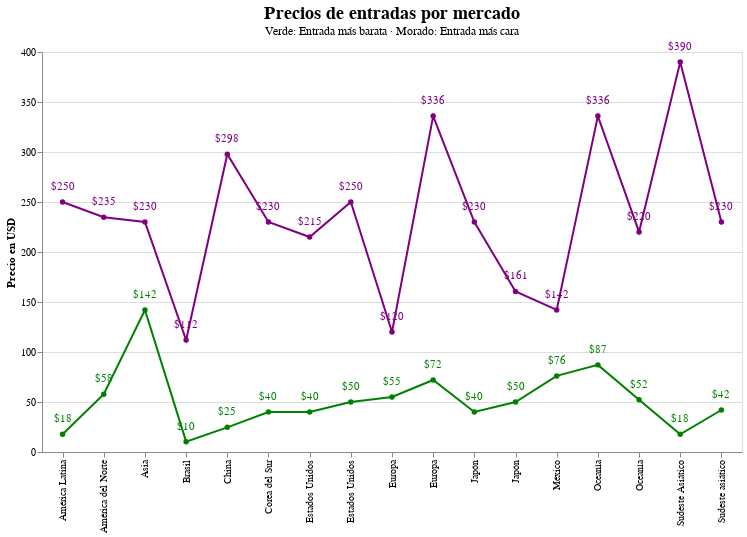

The code cell stored with this chart in its notebook:
### Code cell
import pandas as pd
import altair as alt
from google.colab import files


alt.data_transformers.disable_max_rows()


archivo = "BASE DE DATOS DE CONCIERTOS.editada.xlsx"
df = pd.read_excel(archivo, sheet_name=0, header=0)


df.columns = df.columns.str.strip().str.upper()


df = df[['MERCADO', 'ENTRADA MÁS BARATA', 'ENTRADA MÁS CARA']].dropna()


df['ENTRADA MÁS BARATA'] = pd.to_numeric(df['ENTRADA MÁS BARATA'], errors='coerce')
df['ENTRADA MÁS CARA'] = pd.to_numeric(df['ENTRADA MÁS CARA'], errors='coerce')


df_grouped = df.groupby('MERCADO').agg({
    'ENTRADA MÁS BARATA': 'min',
    'ENTRADA MÁS CARA': 'max'
}).reset_index()


df_long = pd.melt(df_grouped, id_vars='MERCADO',
                  value_vars=['ENTRADA MÁS BARATA', 'ENTRADA MÁS CARA'],
                  var_name='TIPO_ENTRADA', value_name='PRECIO')


df_long['TIPO_ENTRADA'] = df_long['TIPO_ENTRADA'].map({
    'ENTRADA MÁS BARATA': 'Entrada más barata (verde)',
    'ENTRADA MÁS CARA': 'Entrada más cara (morado)'
})


orden_mercados = df_grouped.sort_values('ENTRADA MÁS CARA', ascending=False)['MERCADO'].tolist()
df_long['MERCADO'] = pd.Categorical(df_long['MERCADO'], categories=orden_mercados, ordered=True)


chart = alt.Chart(df_long).mark_line(point=alt.OverlayMarkDef(filled=True)).encode(
    x=alt.X('MERCADO:N', sort=orden_mercados, title=''),
    y=alt.Y('PRECIO:Q', title='Precio en USD'),
    color=alt.Color('TIPO_ENTRADA:N', title='Tipo de entrada',
                    scale=alt.Scale(
                        domain=['Entrada más barata (verde)', 'Entrada más cara (morado)'],
                        range=['green', 'purple']
                    )),
    tooltip=['MERCADO', 'TIPO_ENTRADA', 'PRECIO']
)


text = alt.Chart(df_long).mark_text(
    align='center',
    baseline='bottom',
    dy=-10
).encode(
    x='MERCADO:N',
    y='PRECIO:Q',
    text=alt.Text('PRECIO:Q', format='$,.0f'),
    color=alt.Color('TIPO_ENTRADA:N', legend=None,
                    scale=alt.Scale(
                        domain=['Entrada más barata (verde)', 'Entrada más cara (morado)'],
                        range=['green', 'purple']
                    ))
)


final_chart = (chart + text).properties(
    title=alt.TitleParams(
        text='Precios de entradas por mercado',
        subtitle='Verde: Entrada más barata · Morado: Entrada más cara',
        fontSize=18
    ),
    width=700,
    height=400
)
final_chart.configure_title(fontSize=18)

### Figure 1 — Vega-Lite specification as saved in the notebook (floating-point values rounded to 4 significant figures)
{"config": {"view": {"continuousWidth": 300, "continuousHeight": 300}, "title": {"fontSize": 18}}, "layer": [{"mark": {"type": "line", "point": {"filled": true}}, "encoding": {"color": {"field": "TIPO_ENTRADA", "scale": {"domain": ["Entrada más barata (verde)", "Entrada más cara (morado)"], "range": ["green", "purple"]}, "title": "Tipo de entrada", "type": "nominal"}, "tooltip": [{"field": "MERCADO", "type": "ordinal"}, {"field": "TIPO_ENTRADA", "type": "nominal"}, {"field": "PRECIO", "type": "quantitative"}], "x": {"field": "MERCADO", "sort": ["Sudeste Asiático", "Europa ", "Oceanía", "China", "América Latina", "Estados Unidos ", "América del Norte", "Corea del Sur", "Asia", "Sudeste asiático", "Japón", "Oceanía ", "Estados Unidos", "Japón ", "México", "Europa", "Brasil"], "title": "", "type": "nominal"}, "y": {"field": "PRECIO", "title": "Precio en USD", "type": "quantitative"}}}, {"mark": {"type": "text", "align": "center", "baseline": "bottom", "dy": -10}, "encoding": {"color": {"field": "TIPO_ENTRADA", "legend": null, "scale": {"domain": ["Entrada más barata (verde)", "Entrada más cara (morado)"], "range": ["green", "purple"]}, "type": "nominal"}, "text": {"field": "PRECIO", "format": "$,.0f", "type": "quantitative"}, "x": {"field": "MERCADO", "type": "nominal"}, "y": {"field": "PRECIO", "type": "quantitative"}}}], "data": {"name": "data-214f8095ee461ddcda0840847f07a5d5"}, "height": 400, "title": {"text": "Precios de entradas por mercado", "fontSize": 18, "subtitle": "Verde: Entrada más barata · Morado: Entrada más cara"}, "width": 700, "$schema": "https://vega.github.io/schema/vega-lite/v5.20.1.json", "datasets": {"data-214f8095ee461ddcda0840847f07a5d5": [{"MERCADO": "América Latina", "TIPO_ENTRADA": "Entrada más barata (verde)", "PRECIO": 17.84}, {"MERCADO": "América del Norte", "TIPO_ENTRADA": "Entrada más barata (verde)", "PRECIO": 57.81}, {"MERCADO": "Asia", "TIPO_ENTRADA": "Entrada más barata (verde)", "PRECIO": 142.0}, {"MERCADO": "Brasil", "TIPO_ENTRADA": "Entrada más barata (verde)", "PRECIO": 10.33}, {"MERCADO": "China", "TIPO_ENTRADA": "Entrada más barata (verde)", "PRECIO": 24.66}, {"MERCADO": "Corea del Sur", "TIPO_ENTRADA": "Entrada más barata (verde)", "PRECIO": 40.0}, {"MERCADO": "Estados Unidos", "TIPO_ENTRADA": "Entrada más barata (verde)", "PRECIO": 40.0}, {"MERCADO": "Estados Unidos ", "TIPO_ENTRADA": "Entrada más barata (verde)", "PRECIO": 50.0}, {"MERCADO": "Europa", "TIPO_ENTRADA": "Entrada más barata (verde)", "PRECIO": 55.0}, {"MERCADO": "Europa ", "TIPO_ENTRADA": "Entrada más barata (verde)", "PRECIO": 72.0}, {"MERCADO": "Japón", "TIPO_ENTRADA": "Entrada más barata (verde)", "PRECIO": 40.0}, {"MERCADO": "Japón ", "TIPO_ENTRADA": "Entrada más barata (verde)", "PRECIO": 50.0}, {"MERCADO": "México", "TIPO_ENTRADA": "Entrada más barata (verde)", "PRECIO": 76.11}, {"MERCADO": "Oceanía", "TIPO_ENTRADA": "Entrada más barata (verde)", "PRECIO": 87.12}, {"MERCADO": "Oceanía ", "TIPO_ENTRADA": "Entrada más barata (verde)", "PRECIO": 52.33}, {"MERCADO": "Sudeste Asiático", "TIPO_ENTRADA": "Entrada más barata (verde)", "PRECIO": 17.66}, {"MERCADO": "Sudeste asiático", "TIPO_ENTRADA": "Entrada más barata (verde)", "PRECIO": 42.0}, {"MERCADO": "América Latina", "TIPO_ENTRADA": "Entrada más cara (morado)", "PRECIO": 250.0}, {"MERCADO": "América del Norte", "TIPO_ENTRADA": "Entrada más cara (morado)", "PRECIO": 234.8}, {"MERCADO": "Asia", "TIPO_ENTRADA": "Entrada más cara (morado)", "PRECIO": 230.0}, {"MERCADO": "Brasil", "TIPO_ENTRADA": "Entrada más cara (morado)", "PRECIO": 111.9}, {"MERCADO": "China", "TIPO_ENTRADA": "Entrada más cara (morado)", "PRECIO": 297.7}, {"MERCADO": "Corea del Sur", "TIPO_ENTRADA": "Entrada más cara (morado)", "PRECIO": 230.0}, {"MERCADO": "Estados Unidos", "TIPO_ENTRADA": "Entrada más cara (morado)", "PRECIO": 215.0}, {"MERCADO": "Estados Unidos ", "TIPO_ENTRADA": "Entrada más cara (morado)", "PRECIO": 250.0}, {"MERCADO": "Europa", "TIPO_ENTRADA": "Entrada más cara (morado)", "PRECIO": 120.0}, {"MERCADO": "Europa ", "TIPO_ENTRADA": "Entrada más cara (morado)", "PRECIO": 336.0}, {"MERCADO": "Japón", "TIPO_ENTRADA": "Entrada más cara (morado)", "PRECIO": 230.0}, {"MERCADO": "Japón ", "TIPO_ENTRADA": "Entrada más cara (morado)", "PRECIO": 160.5}, {"MERCADO": "México", "TIPO_ENTRADA": "Entrada más cara (morado)", "PRECIO": 142.1}, {"MERCADO": "Oceanía", "TIPO_ENTRADA": "Entrada más cara (morado)", "PRECIO": 335.9}, {"MERCADO": "Oceanía ", "TIPO_ENTRADA": "Entrada más cara (morado)", "PRECIO": 220.1}, {"MERCADO": "Sudeste Asiático", "TIPO_ENTRADA": "Entrada más cara (morado)", "PRECIO": 390.0}, {"MERCADO": "Sudeste asiático", "TIPO_ENTRADA": "Entrada más cara (morado)", "PRECIO": 230.0}]}}
